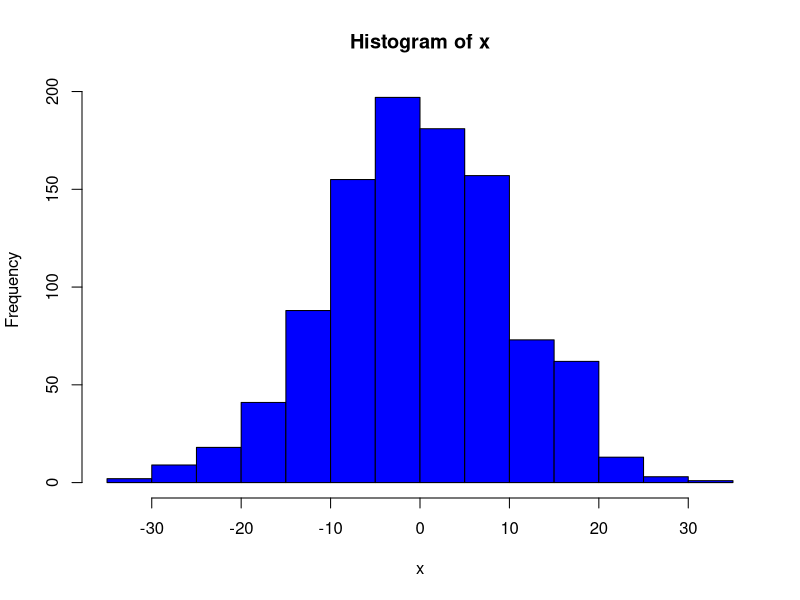

The R source for this figure:
## ---- chunk 1
4+5-6
## ---- chunk 2
sqrt(25)
## ---- chunk 3
y <- 100
## ---- chunk 4
log10(y)
## ---- chunk 5
x <- rnorm(1000, mean = 0, sd = 10)
## ---- chunk 6
hist(x, col = "blue")
## ---- chunk 7
mean(x)
var(x)
